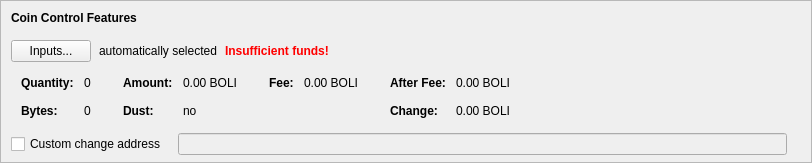
    <widget class="QFrame" name="frameCoinControl">
     <property name="sizePolicy">
      <sizepolicy hsizetype="Expanding" vsizetype="Expanding">
       <horstretch>0</horstretch>
       <verstretch>0</verstretch>
      </sizepolicy>
     </property>
     <property name="maximumSize">
      <size>
       <width>16777215</width>
       <height>16777215</height>
      </size>
     </property>
     <property name="frameShape">
      <enum>QFrame::StyledPanel</enum>
     </property>
     <property name="frameShadow">
      <enum>QFrame::Sunken</enum>
     </property>
     <layout class="QVBoxLayout" name="verticalLayoutCoinControl2">
      <property name="spacing">
       <number>0</number>
      </property>
      <property name="leftMargin">
       <number>0</number>
      </property>
      <property name="topMargin">
       <number>0</number>
      </property>
      <property name="rightMargin">
       <number>0</number>
      </property>
      <property name="bottomMargin">
       <number>6</number>
      </property>
      <item>
       <layout class="QVBoxLayout" name="verticalLayoutCoinControl" stretch="0,0,0,0,1">
        <property name="spacing">
         <number>0</number>
        </property>
        <property name="leftMargin">
         <number>10</number>
        </property>
        <property name="topMargin">
         <number>10</number>
        </property>
        <item>
         <layout class="QHBoxLayout" name="horizontalLayoutCoinControl1">
          <property name="bottomMargin">
           <number>15</number>
          </property>
          <item>
           <widget class="QLabel" name="labelCoinControlFeatures">
            <property name="sizePolicy">
             <sizepolicy hsizetype="Preferred" vsizetype="Maximum">
              <horstretch>0</horstretch>
              <verstretch>0</verstretch>
             </sizepolicy>
            </property>
            <property name="font">
             <font>
              <weight>75</weight>
              <bold>true</bold>
             </font>
            </property>
            <property name="styleSheet">
             <string notr="true">font-weight:bold;</string>
            </property>
            <property name="text">
             <string>Coin Control Features</string>
            </property>
           </widget>
          </item>
         </layout>
        </item>
        <item>
         <layout class="QHBoxLayout" name="horizontalLayoutCoinControl2" stretch="0,0,0,0">
          <property name="spacing">
           <number>8</number>
          </property>
          <property name="bottomMargin">
           <number>10</number>
          </property>
          <item>
           <widget class="QPushButton" name="pushButtonCoinControl">
            <property name="styleSheet">
             <string notr="true"/>
            </property>
            <property name="text">
             <string>Inputs...</string>
            </property>
            <property name="autoDefault">
             <bool>false</bool>
            </property>
           </widget>
          </item>
          <item>
           <widget class="QLabel" name="labelCoinControlAutomaticallySelected">
            <property name="text">
             <string>automatically selected</string>
            </property>
            <property name="margin">
             <number>5</number>
            </property>
           </widget>
          </item>
          <item>
           <widget class="QLabel" name="labelCoinControlInsuffFunds">
            <property name="font">
             <font>
              <weight>75</weight>
              <bold>true</bold>
             </font>
            </property>
            <property name="styleSheet">
             <string notr="true">color:red;font-weight:bold;</string>
            </property>
            <property name="text">
             <string>Insufficient funds!</string>
            </property>
            <property name="margin">
             <number>5</number>
            </property>
           </widget>
          </item>
          <item>
           <spacer name="horizontalSpacerCoinControl">
            <property name="orientation">
             <enum>Qt::Horizontal</enum>
            </property>
            <property name="sizeHint" stdset="0">
             <size>
              <width>40</width>
              <height>1</height>
             </size>
            </property>
           </spacer>
          </item>
         </layout>
        </item>
        <item>
         <widget class="QWidget" name="widgetCoinControl" native="true">
          <property name="sizePolicy">
           <sizepolicy hsizetype="Preferred" vsizetype="Preferred">
            <horstretch>0</horstretch>
            <verstretch>0</verstretch>
           </sizepolicy>
          </property>
          <property name="minimumSize">
           <size>
            <width>0</width>
            <height>0</height>
           </size>
          </property>
          <property name="styleSheet">
           <string notr="true"/>
          </property>
          <layout class="QHBoxLayout" name="horizontalLayoutCoinControl5">
           <property name="leftMargin">
            <number>0</number>
           </property>
           <property name="topMargin">
            <number>0</number>
           </property>
           <property name="rightMargin">
            <number>0</number>
           </property>
           <property name="bottomMargin">
            <number>0</number>
           </property>
           <item>
            <layout class="QHBoxLayout" name="horizontalLayoutCoinControl3" stretch="0,0,0,1">
             <property name="spacing">
              <number>20</number>
             </property>
             <property name="topMargin">
              <number>0</number>
             </property>
             <property name="bottomMargin">
              <number>10</number>
             </property>
             <item>
              <layout class="QFormLayout" name="formLayoutCoinControl1">
               <property name="horizontalSpacing">
                <number>10</number>
               </property>
               <property name="verticalSpacing">
                <number>14</number>
               </property>
               <property name="leftMargin">
                <number>10</number>
               </property>
               <property name="topMargin">
                <number>4</number>
               </property>
               <property name="rightMargin">
                <number>6</number>
               </property>
               <item row="0" column="0">
                <widget class="QLabel" name="labelCoinControlQuantityText">
                 <property name="font">
                  <font>
                   <weight>75</weight>
                   <bold>true</bold>
                  </font>
                 </property>
                 <property name="text">
                  <string>Quantity:</string>
                 </property>
                 <property name="margin">
                  <number>0</number>
                 </property>
                </widget>
               </item>
               <item row="0" column="1">
                <widget class="QLabel" name="labelCoinControlQuantity">
                 <property name="cursor">
                  <cursorShape>IBeamCursor</cursorShape>
                 </property>
                 <property name="contextMenuPolicy">
                  <enum>Qt::ActionsContextMenu</enum>
                 </property>
                 <property name="text">
                  <string notr="true">0</string>
                 </property>
                 <property name="margin">
                  <number>0</number>
                 </property>
                 <property name="textInteractionFlags">
                  <set>Qt::LinksAccessibleByMouse|Qt::TextSelectableByKeyboard|Qt::TextSelectableByMouse</set>
                 </property>
                </widget>
               </item>
               <item row="1" column="0">
                <widget class="QLabel" name="labelCoinControlBytesText">
                 <property name="font">
                  <font>
                   <weight>75</weight>
                   <bold>true</bold>
                  </font>
                 </property>
                 <property name="text">
                  <string>Bytes:</string>
                 </property>
                </widget>
               </item>
               <item row="1" column="1">
                <widget class="QLabel" name="labelCoinControlBytes">
                 <property name="cursor">
                  <cursorShape>IBeamCursor</cursorShape>
                 </property>
                 <property name="contextMenuPolicy">
                  <enum>Qt::ActionsContextMenu</enum>
                 </property>
                 <property name="text">
                  <string notr="true">0</string>
                 </property>
                 <property name="textInteractionFlags">
                  <set>Qt::LinksAccessibleByMouse|Qt::TextSelectableByKeyboard|Qt::TextSelectableByMouse</set>
                 </property>
                </widget>
               </item>
              </layout>
             </item>
             <item>
              <layout class="QFormLayout" name="formLayoutCoinControl2">
               <property name="horizontalSpacing">
                <number>10</number>
               </property>
               <property name="verticalSpacing">
                <number>14</number>
               </property>
               <property name="leftMargin">
                <number>6</number>
               </property>
               <property name="topMargin">
                <number>4</number>
               </property>
               <property name="rightMargin">
                <number>6</number>
               </property>
               <item row="0" column="0">
                <widget class="QLabel" name="labelCoinControlAmountText">
                 <property name="font">
                  <font>
                   <weight>75</weight>
                   <bold>true</bold>
                  </font>
                 </property>
                 <property name="text">
                  <string>Amount:</string>
                 </property>
                 <property name="margin">
                  <number>0</number>
                 </property>
                </widget>
               </item>
               <item row="0" column="1">
                <widget class="QLabel" name="labelCoinControlAmount">
                 <property name="cursor">
                  <cursorShape>IBeamCursor</cursorShape>
                 </property>
                 <property name="contextMenuPolicy">
                  <enum>Qt::ActionsContextMenu</enum>
                 </property>
                 <property name="text">
                  <string notr="true">0.00 BOLI</string>
                 </property>
                 <property name="textInteractionFlags">
                  <set>Qt::LinksAccessibleByMouse|Qt::TextSelectableByKeyboard|Qt::TextSelectableByMouse</set>
                 </property>
                </widget>
               </item>
               <item row="1" column="0">
                <widget class="QLabel" name="labelCoinControlLowOutputText">
                 <property name="font">
                  <font>
                   <weight>75</weight>
                   <bold>true</bold>
                  </font>
                 </property>
                 <property name="text">
                  <string>Dust:</string>
                 </property>
                </widget>
               </item>
               <item row="1" column="1">
                <widget class="QLabel" name="labelCoinControlLowOutput">
                 <property name="cursor">
                  <cursorShape>IBeamCursor</cursorShape>
                 </property>
                 <property name="contextMenuPolicy">
                  <enum>Qt::ActionsContextMenu</enum>
                 </property>
                 <property name="text">
                  <string notr="true">no</string>
                 </property>
                 <property name="textInteractionFlags">
                  <set>Qt::LinksAccessibleByMouse|Qt::TextSelectableByKeyboard|Qt::TextSelectableByMouse</set>
                 </property>
                </widget>
               </item>
              </layout>
             </item>
             <item>
              <layout class="QFormLayout" name="formLayoutCoinControl3">
               <property name="horizontalSpacing">
                <number>10</number>
               </property>
               <property name="verticalSpacing">
                <number>14</number>
               </property>
               <property name="leftMargin">
                <number>6</number>
               </property>
               <property name="topMargin">
                <number>4</number>
               </property>
               <property name="rightMargin">
                <number>6</number>
               </property>
               <item row="0" column="0">
                <widget class="QLabel" name="labelCoinControlFeeText">
                 <property name="font">
                  <font>
                   <weight>75</weight>
                   <bold>true</bold>
                  </font>
                 </property>
                 <property name="text">
                  <string>Fee:</string>
                 </property>
                 <property name="margin">
                  <number>0</number>
                 </property>
                </widget>
               </item>
               <item row="0" column="1">
                <widget class="QLabel" name="labelCoinControlFee">
                 <property name="cursor">
                  <cursorShape>IBeamCursor</cursorShape>
                 </property>
                 <property name="contextMenuPolicy">
                  <enum>Qt::ActionsContextMenu</enum>
                 </property>
                 <property name="text">
                  <string notr="true">0.00 BOLI</string>
                 </property>
                 <property name="textInteractionFlags">
                  <set>Qt::LinksAccessibleByMouse|Qt::TextSelectableByKeyboard|Qt::TextSelectableByMouse</set>
                 </property>
                </widget>
               </item>
             </layout>
             </item>
             <item>
              <layout class="QFormLayout" name="formLayoutCoinControl4">
               <property name="horizontalSpacing">
                <number>10</number>
               </property>
               <property name="verticalSpacing">
                <number>14</number>
               </property>
               <property name="leftMargin">
                <number>6</number>
               </property>
               <property name="topMargin">
                <number>4</number>
               </property>
               <property name="rightMargin">
                <number>6</number>
               </property>
               <item row="0" column="0">
                <widget class="QLabel" name="labelCoinControlAfterFeeText">
                 <property name="font">
                  <font>
                   <weight>75</weight>
                   <bold>true</bold>
                  </font>
                 </property>
                 <property name="text">
                  <string>After Fee:</string>
                 </property>
                 <property name="margin">
                  <number>0</number>
                 </property>
                </widget>
               </item>
               <item row="0" column="1">
                <widget class="QLabel" name="labelCoinControlAfterFee">
                 <property name="cursor">
                  <cursorShape>IBeamCursor</cursorShape>
                 </property>
                 <property name="contextMenuPolicy">
                  <enum>Qt::ActionsContextMenu</enum>
                 </property>
                 <property name="text">
                  <string notr="true">0.00 BOLI</string>
                 </property>
                 <property name="textInteractionFlags">
                  <set>Qt::LinksAccessibleByMouse|Qt::TextSelectableByKeyboard|Qt::TextSelectableByMouse</set>
                 </property>
                </widget>
               </item>
               <item row="1" column="0">
                <widget class="QLabel" name="labelCoinControlChangeText">
                 <property name="font">
                  <font>
                   <weight>75</weight>
                   <bold>true</bold>
                  </font>
                 </property>
                 <property name="text">
                  <string>Change:</string>
                 </property>
                </widget>
               </item>
               <item row="1" column="1">
                <widget class="QLabel" name="labelCoinControlChange">
                 <property name="cursor">
                  <cursorShape>IBeamCursor</cursorShape>
                 </property>
                 <property name="contextMenuPolicy">
                  <enum>Qt::ActionsContextMenu</enum>
                 </property>
                 <property name="text">
                  <string notr="true">0.00 BOLI</string>
                 </property>
                 <property name="textInteractionFlags">
                  <set>Qt::LinksAccessibleByMouse|Qt::TextSelectableByKeyboard|Qt::TextSelectableByMouse</set>
                 </property>
                </widget>
               </item>
              </layout>
             </item>
            </layout>
           </item>
          </layout>
         </widget>
        </item>
        <item>
         <layout class="QHBoxLayout" name="horizontalLayoutCoinControl4" stretch="0,0,0">
          <property name="spacing">
           <number>12</number>
          </property>
          <property name="sizeConstraint">
           <enum>QLayout::SetDefaultConstraint</enum>
          </property>
          <property name="topMargin">
           <number>5</number>
          </property>
          <property name="rightMargin">
           <number>5</number>
          </property>
          <item>
           <widget class="QCheckBox" name="checkBoxCoinControlChange">
            <property name="toolTip">
             <string>If this is activated, but the change address is empty or invalid, change will be sent to a newly generated address.</string>
            </property>
            <property name="text">
             <string>Custom change address</string>
            </property>
           </widget>
          </item>
          <item>
           <widget class="QValidatedLineEdit" name="lineEditCoinControlChange">
            <property name="enabled">
             <bool>false</bool>
            </property>
            <property name="sizePolicy">
             <sizepolicy hsizetype="Expanding" vsizetype="Fixed">
              <horstretch>0</horstretch>
              <verstretch>0</verstretch>
             </sizepolicy>
            </property>
           </widget>
          </item>
          <item>
           <widget class="QLabel" name="labelCoinControlChangeLabel">
            <property name="sizePolicy">
             <sizepolicy hsizetype="Preferred" vsizetype="Expanding">
              <horstretch>0</horstretch>
              <verstretch>0</verstretch>
             </sizepolicy>
            </property>
            <property name="minimumSize">
             <size>
              <width>0</width>
              <height>0</height>
             </size>
            </property>
            <property name="text">
             <string/>
            </property>
            <property name="margin">
             <number>3</number>
            </property>
           </widget>
          </item>
         </layout>
        </item>
        <item>
         <spacer name="verticalSpacerCoinControl">
          <property name="orientation">
           <enum>Qt::Vertical</enum>
          </property>
          <property name="sizeHint" stdset="0">
           <size>
            <width>800</width>
            <height>1</height>
           </size>
          </property>
         </spacer>
        </item>
       </layout>
      </item>
     </layout>
    </widget>
